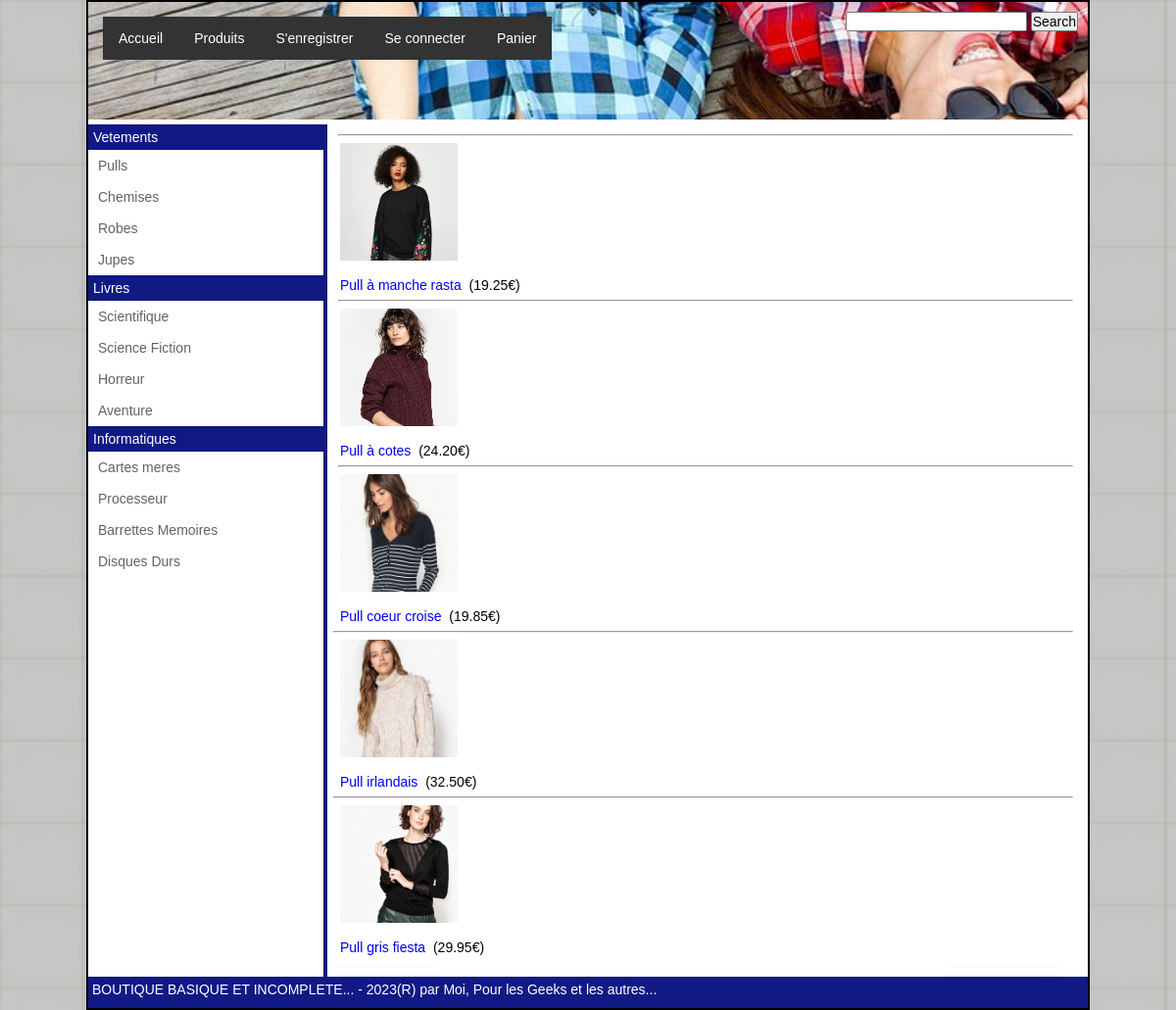
/index.php?idsscat=1, run on the app's committed database.
### tables this page shows
CREATE TABLE `sous_categories` (
  `idsscategorie` int(11) NOT NULL,
  `nomsscategorie` varchar(48) NOT NULL,
  `idcategorieparent` int(11) NOT NULL
);

CREATE TABLE `produits` (
  `idArticle` int(11) NOT NULL,
  `nomArticle` varchar(64) DEFAULT NULL,
  `idSscategorie` int(11) DEFAULT NULL,
  `photoArticle` varchar(127) DEFAULT NULL,
  `descArticle` longtext,
  `prixArticle` decimal(5,2) DEFAULT NULL
);

### controllers/ctrl_main.php (called while the page is built, shortened)
<?php
require_once ("tools/config.php");
require_once ("tools/multiload.php");
$id_ssCat=0;
$id_Art=0;
if (isset($_GET['idsscat'])) {
    if(!empty($_GET["idsscat"])){
        $id_ssCat = protect_montexte($_GET["idsscat"]);
    }
    if( $id_ssCat <> 0){
        $modArticles = new ModArticles();
        $articles = $modArticles->getArticlesofSsCat($id_ssCat);
    }
} else if (isset($_GET['idart'])) {
    if(!empty($_GET["idart"])){
        $id_Art = protect_montexte($_GET["idart"]);
    }
    if( $id_Art <> 0){
        $modArticles = new ModArticles();
        $article = $modArticles->getArticle($id_Art);
        $str_inc ="views/view_article.php";
    }
} else if(isset($txtSearch) && !empty($txtSearch)){
    $str_inc ="resultSearch.php";
} else if(isset($_GET['all'])){
    $modArticles = new ModArticles();
    $allArticles = $modArticles->getAllArticles();
    $str_inc ="views/view_afficherall.php";
} else if(isset($_GET['act'])){
    $str_inc ="views/view_afficherpanier.php";
}else {
    $str_inc ="views/view_bienvenue.html";
}
require_once ("views/view_index.php");

### index.php (called while the page is built)
<?php
require_once ("controllers/ctrl_main.php");

### tools/config.php (called while the page is built)
<?php
$sitetitle = "BOUTIQUE BASIQUE ET INCOMPLETE...";
$siteslogan = "Pour les Geeks et les autres...";
$siteCSS = "index.css";
function protect_montexte($montexte) {
    $montexte = trim($montexte);
    $montexte = stripslashes($montexte);
    $montexte = htmlspecialchars($montexte);
    return $montexte;
}

### tools/multiload.php (called while the page is built, shortened)
<?php
spl_autoload_register(function ($className) {
    $dirs = ['models','tools'];
    try {
        foreach ($dirs as $dir) {
            $f = "$dir/$className.php";
            if (file_exists($f)) {
                $err = false;
                break;
            }
        }
    } catch (Exception $e) {
        echo "erreur : " . $e->getMessage();
        die();
    }
});

### models/modcategories.php (called while the page is built)
<?php
class ModCategories implements Conn_db
{
    private $conn;
    public function __construct()
    {
        try {
            $dsn = "mysql:host=localhost;dbname=".self::C_dbname;
            $this->conn = new PDO($dsn, self::C_dbuser, self::C_dbpass, array(PDO::ATTR_ERRMODE => PDO::ERRMODE_EXCEPTION));
        } catch (PDOException $p) {
            die('Erreur de connexion. Err : ' . $p->getMessage());
        }
    }
    public function getAllcategories()
    {
        $query = "SELECT * FROM categories";
        $res = $this->conn->query($query);
        return $res;
    }
    public function getSousCategories($id)
    {
        $query = "SELECT * FROM sous_categories where idcategorieparent = :idcat";
        $stmt = $this->conn->prepare($query);
        $stmt->bindParam(':idcat', $id, PDO::PARAM_INT);
        $stmt->execute();
        return $stmt;
    }
}

### models/modleftmenu.php (called while the page is built)
<?php
class ModLeftMenu
{
    public function buildLeftMenu()
    {
        $cat = new ModCategories();
        $qry_result = $cat->getAllcategories();
        $res = [];
        while ($row = $qry_result->fetch(PDO::FETCH_ASSOC)) {
            $res[$row['nomcategorie']] = [];
            $ssres = $cat->getSousCategories($row['idcategorie']);
            while($row_Ss = $ssres->fetch(PDO::FETCH_ASSOC)){
                array_push($res[$row['nomcategorie']], [$row_Ss['idsscategorie'],$row_Ss['nomsscategorie']]);
            }
        }
        return  $res;
    }
}

### models/modarticles.php (called while the page is built, shortened)
<?php
class ModArticles implements Conn_db
{
    private $conn;
    public function __construct()
    {
        try {
            $dsn = "mysql:host=localhost;dbname=".self::C_dbname;
            $this->conn = new PDO($dsn, self::C_dbuser, self::C_dbpass, array(PDO::ATTR_ERRMODE => PDO::ERRMODE_EXCEPTION));
        } catch (PDOException $p) {
            die('Erreur de connexion. Err : ' . $p->getMessage());
        }
    }
    function getArticlesofSsCat($idssCat){
        $query = "SELECT * FROM produits where idSscategorie = :idssCat";
        $stmt = $this->conn->prepare($query);
        $stmt->bindParam(':idssCat', $idssCat, PDO::PARAM_INT);
        $stmt->execute();
        return $stmt;
    }
}

### views/view_detailsCategorie.php (the view, shortened to what this page needs)
<?php
$return_string = '';
if($articles->rowCount() > 0 ){
    while($row = $articles->fetch(PDO::FETCH_ASSOC)) {
        $return_string .= '<hr><p><img src="'.$row['photoArticle'].'" alt="'. $row['nomArticle'] .'"  width=120 height=120></p>'."\n";
        $return_string .= '<p><a class ="lienarticle" href="index.php?idart='.$row['idArticle'].'">'.utf8_encode($row['nomArticle']).' </a>&nbsp;('.$row['prixArticle'].'€)</p>' . "\n";
    }
}else {
    $return_string .= "<h1>Pas d'article encore ...</h1>";
}
echo $return_string;

### views/templ/main_header.php (shortened to what this page needs)
<!DOCTYPE html>
<html lang="fr">
<head>
    <link rel="stylesheet" href="assets/css/<?php echo $siteCSS; ?>">
</head>
<body>
    <div id="mainsite">
        <div id="headerblock">
            <?php
            include_once("views/templ/div_header.php");
            ?>
        </div>
        <div id="centralblock">
            <div id="leftmenu">
            <?php
            $leftMenu = new ModLeftMenu();
            $resLeftMenu = $leftMenu->buildLeftMenu();
            include_once("views/view_left_menu.php");
            ?>
            </div>

### views/templ/div_header.php (shortened to what this page needs)
<div id="menuhorizontalR">
    <?php
        $txtSearch = "";
    ?>
    <form method="post" action="#">
        <input type="text" value="<?php echo $txtSearch;?>" name ="txtSearch" />
        <button type="submit" value="search">Search</button>
    </form>
</div>
<div id="menuhorizontalL">
    <ul>
        <li><a href="index.php">Accueil</a></li>
        <li><a href="index.php?all=all">Produits</a></li>
        <?php
        if($_SESSION["connected"] == false) { ?>
            <li><a href="register.php" target="_self">S'enregistrer</a></li>
            <li><a href="login.php" target="_self">Se connecter</a></li>
        <?php
        } else {
        ?>
            <li><a href="compte.php" target="_self">Mon compte</a></li>
            <li><a href="deconnexion.php" target="_self">[<?php echo $_SESSION["utilisateur"]["nom"];?>] Deconnexion</a></li>
        <?php
        }
        ?>
        <li><a href="index.php?act=panier" target="_self">Panier</a></li>
    </ul>
</div>

### views/view_left_menu.php
<?php
$menu_string = '<ul>';
foreach ($resLeftMenu as $catM => $SsCats) {
    $menu_string  .= '<li class="licategorie">' . $catM . '</li>';
    foreach ($SsCats as $SsCatName) {
        $menu_string .= '<li class="lisscategorie">';
        $menu_string .= '<a href="index.php?idsscat=' . $SsCatName[0] . '">' . $SsCatName[1] . '</a>';
        $menu_string .= '</li>';
    }
}
$menu_string .= '</ul>';
echo $menu_string;

### views/view_index.php
<?php
require_once ("views/templ/main_header.php");
echo '<div id="contentblock">';
require_once $str_inc;
echo '</div>';
require_once ("views/templ/main_footer.php");

### views/templ/main_footer.php (shortened to what this page needs)
    </div>
    <div id="footerblock">
        <?php
        include("views/templ/div_footer.php");
        ?>
    </div>
    </div>
</body>
</html>

### views/templ/div_footer.php (shortened to what this page needs)
<div id="mleft">
    <p><?php echo $sitetitle;?> - 2023(R) par Moi, <?php echo $siteslogan;?></p>
</div>
<div id="mright">
    <p><?php
    ?></p>
</div>

### assets/css/index.css (style rules this page uses)
*,html { padding : 0px; margin : 0px; font-family: Arial, Helvetica, sans-serif; font-size: 14px; box-sizing: border-box; }
body { background-image: url("../img/bgBazar.jpg"); background-repeat: both; }
#mainsite { margin: 0px auto; padding: 0px; width : 1024px; background-color: white; border: 2px solid; }
#headerblock { background-image: url("../img/header.jpg"); height: 120px; padding : 0px; margin : 0px; white-space: nowrap; text-align: center; color: white; }
#menuhorizontalR { float: right; padding: 10px; }
#menuhorizontalL { padding: 15px; }
#menuhorizontalL ul { list-style-type: none; margin: 0; padding: 0; overflow: hidden; }
#menuhorizontalL li { float: left; background-color: #333; }
#menuhorizontalL li a { display: block; color: white; text-align: center; padding: 14px 16px; text-decoration: none; }
#centralblock { padding : 0px; margin : 0px; background-image: url("../img/centralblock.jpg"); background-repeat: repeat-y; min-height: 720px; color: #000000; }
#contentblock { padding : 10px; margin : 5px 5px 5px 240px; }
#contentblock a { text-decoration: none; }
#contentblock p { background-color: white; text-justify: auto; color:#000000; padding: 7px; }
#footerblock { padding : 0px; margin : 0px; background-color: #111985; height: 32px; line-height: 18px; }
#mleft p { padding: 4px; text-align: left; color:white; float: left; }
#mright p { padding: 4px; text-align: right; color:white; float: right; }
.licategorie { background-color: #111985; color: white; padding: 5px; }
#leftmenu { width: 240px; margin: 0 15px 0 0; padding: 0; float: left; background-color: rgb(255, 255, 255); }
#leftmenu ul { list-style-type: none; margin: 0; padding: 0; }
#leftmenu li a { color: rgb(99, 99, 99); text-decoration: none; white-space: nowrap; display: block; padding: 8px 10px ; }
.lienarticle { text-decoration: none; }

### data on the page
sous_categories: nomsscategorie "Pulls"
sous_categories: nomsscategorie "Chemises"
sous_categories: nomsscategorie "Robes"
sous_categories: nomsscategorie "Jupes"
sous_categories: nomsscategorie "Scientifique"
sous_categories: nomsscategorie "Science Fiction"
sous_categories: nomsscategorie "Horreur"
sous_categories: nomsscategorie "Aventure"
sous_categories: nomsscategorie "Cartes meres"
sous_categories: nomsscategorie "Processeur"
sous_categories: nomsscategorie "Barrettes Memoires"
sous_categories: nomsscategorie "Disques Durs"
produits: photoArticle (picture), nomArticle "Pull à manche rasta", prixArticle "19.25"
produits: photoArticle (picture), nomArticle "Pull à cotes", prixArticle "24.20"
produits: photoArticle (picture), nomArticle "Pull coeur croise", prixArticle "19.85"
produits: photoArticle (picture), nomArticle "Pull irlandais", prixArticle "32.50"
produits: photoArticle (picture), nomArticle "Pull gris fiesta", prixArticle "29.95"

### other printed values
$catM "Vetements"
$catM "Livres"
$catM "Informatiques"
$sitetitle "BOUTIQUE BASIQUE ET INCOMPLETE..."
$siteslogan "Pour les Geeks et les autres..."
